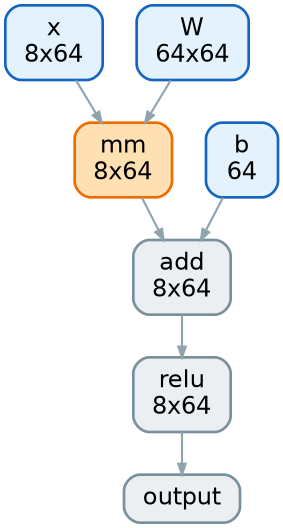

The Python source for this figure:
"""Render a tiny operator graph, for slides.

Self-contained and CPU-only: unlike ``dump_graph.py``, which snapshots the real
compiled Qwen graph, this traces a handful of direct operator calls so the
picture fits on one slide.

``make_fx`` records what PyTorch actually dispatches, so the figure is the ATen
graph a backend sees, not the Python that produced it.

    python3 etc/graphviz/simple_graph.py
"""
import os
import subprocess

import torch
from torch.fx.experimental.proxy_tensor import make_fx

from render import ATEN_FILL, ATEN_LINE, SRC_FILL, SRC_LINE, HL_FILL, HL_LINE

HERE = os.path.dirname(os.path.abspath(__file__))

# The ops worth pointing at from a slide.
INTERESTING = ("mm", "matmul", "bmm", "addmm")


def net(x, w, b):
    """A linear layer and an activation, written as bare operator calls."""
    h = torch.mm(x, w)
    h = h + b
    return torch.relu(h)


def label_of(node, names):
    if node.op in ("placeholder", "get_attr"):
        return names.get(node.name, str(node.target))
    if node.op == "output":
        return "output"
    text = str(node.target).replace("aten.", "")
    for suffix in (".default", ".Tensor", ".Scalar", ".dim_IntList", ".int"):
        text = text.replace(suffix, "")
    return text


def shape_of(node):
    val = node.meta.get("val", node.meta.get("tensor_meta"))
    shape = getattr(val, "shape", None)
    return "" if shape is None else "x".join(str(int(s)) for s in shape)


def dot_source(graph, names, rankdir):
    lines = ['digraph G {',
             f'  graph [rankdir={rankdir}, dpi=96, nodesep=0.35,'
             ' ranksep=0.45, bgcolor="white"];',
             '  node [shape=box, style="rounded,filled",'
             ' fontname="Helvetica", fontsize=18, margin="0.20,0.11",'
             ' penwidth=2.0];',
             '  edge [color="#90a4ae", arrowsize=0.8, penwidth=1.6];']
    for node in graph.nodes:
        label = label_of(node, names)
        if node.op in ("placeholder", "get_attr"):
            fill, line = SRC_FILL, SRC_LINE
        elif label in INTERESTING:
            fill, line = HL_FILL, HL_LINE
        else:
            fill, line = ATEN_FILL, ATEN_LINE
        shape = shape_of(node)
        if shape:
            label += f"\\n{shape}"
        lines.append(f'  "{node.name}" [label="{label}", fillcolor="{fill}",'
                     f' color="{line}"];')
        for inp in node.all_input_nodes:
            lines.append(f'  "{inp.name}" -> "{node.name}";')
    lines.append("}")
    return "\n".join(lines)


def main():
    import argparse
    ap = argparse.ArgumentParser(description=__doc__)
    ap.add_argument("--lr", action="store_true",
                    help="lay out left-to-right instead of top-to-bottom")
    args = ap.parse_args()

    torch.manual_seed(0)
    inputs = (torch.randn(8, 64), torch.randn(64, 64), torch.randn(64))
    with torch.no_grad():
        traced = make_fx(net)(*inputs)

    names = dict(zip([n.name for n in traced.graph.nodes
                      if n.op == "placeholder"], ("x", "W", "b")))
    src = dot_source(traced.graph, names, "LR" if args.lr else "TB")

    dot = os.path.join(HERE, "simple_graph.dot")
    open(dot, "w").write(src)
    for fmt in ("png", "svg"):
        subprocess.run(["dot", f"-T{fmt}", dot, "-o",
                        os.path.join(HERE, f"simple_graph.{fmt}")], check=True)

    from PIL import Image
    w, h = Image.open(os.path.join(HERE, "simple_graph.png")).size
    n = len([x for x in traced.graph.nodes
             if x.op not in ("placeholder", "output")])
    print(f"simple_graph.png: {n} operators, {w}x{h}")


if __name__ == "__main__":
    main()
